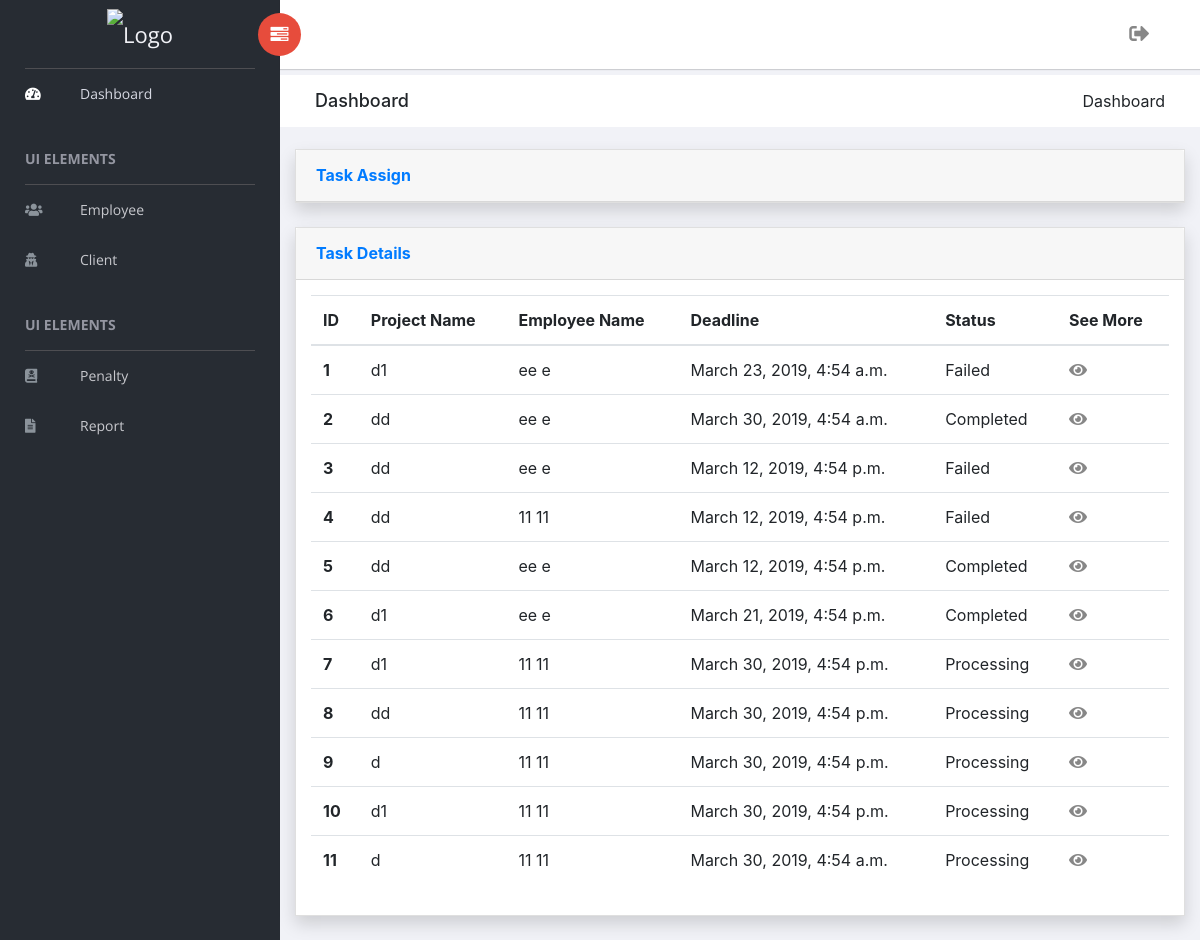
/pm/task/add (signed in), run on an earlier commit of the app's database.
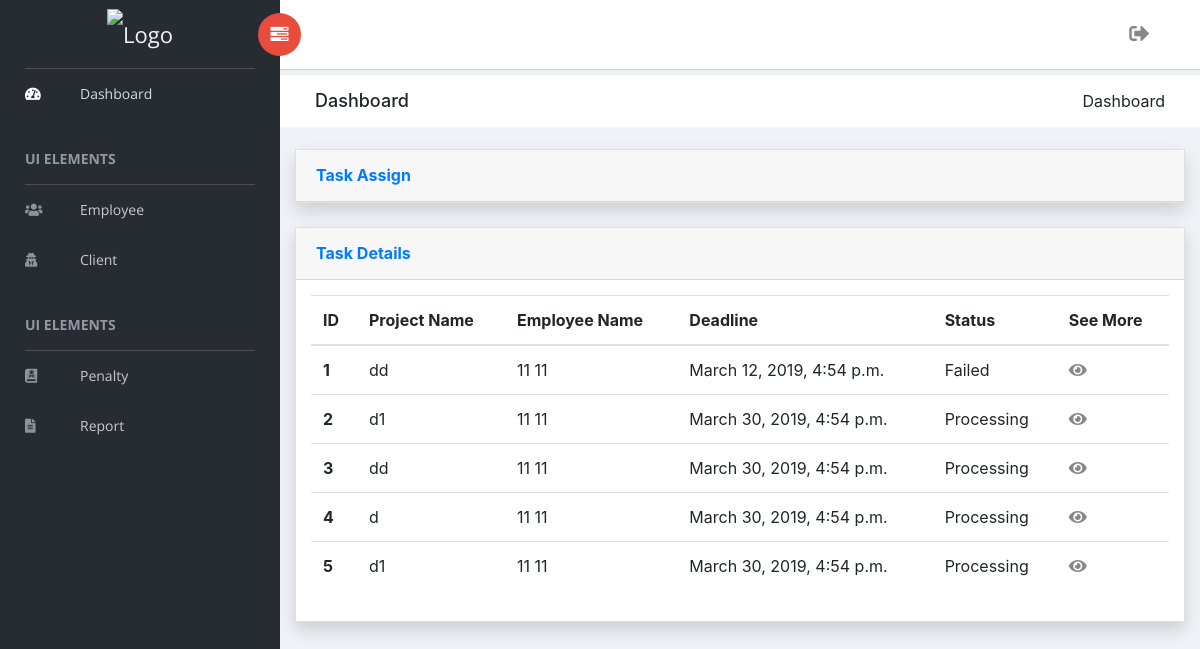
And on a later commit of the database.
### project_manager/models.py (models this page shows, shortened)
class TaskAssign(models.Model):
    STATUS = (
        ('1', 'Completed'),
        ('2', 'Processing'),
        ('3', 'Failed'),
    )
    project         = models.ForeignKey(Project, on_delete=models.CASCADE)
    employee        = models.ForeignKey(Employee, on_delete=models.CASCADE)
    bugs            = models.ManyToManyField(Bug)
    description     = models.CharField(max_length=500)
    deadline        = models.DateTimeField()
    status          = models.CharField(max_length=1, choices=STATUS, default='2')
    updated         = models.DateField(auto_now=True)
    request_id      = models.CharField(max_length=5, blank=True)

class Project(models.Model):
    STATUS = (
        ('1', 'Completed'),
        ('2', 'In Progress'),
    )
    client          = models.ForeignKey(Client, on_delete=models.CASCADE)
    name            = models.CharField(max_length=50)
    description     = models.CharField(max_length=500, blank=True)
    possible_bugs   = models.ManyToManyField(Bug)
    cost            = models.IntegerField()
    deadline        = models.DateTimeField(auto_now=False, auto_now_add=False)
    status          = models.CharField(max_length=1, choices=STATUS, default='2')
    order_at        = models.DateTimeField(auto_now_add=True)

class Employee(models.Model):
    STATUS = (
        ('1', 'Married'),
        ('2', 'Unmarried'),
    )
    employee_id          = models.CharField(max_length=50)
    change_password      = models.CharField(max_length=50)
    first_name           = models.CharField(max_length=50)
    last_name            = models.CharField(max_length=50)
    phone_number         = models.CharField(max_length=15)
    email                = models.EmailField()
    present_address      = models.CharField(max_length=200)
    permanent_address    = models.CharField(max_length=200)
    nid                  = models.IntegerField()
    dob                  = models.DateField(auto_now=False, auto_now_add=False)
    designation          = models.CharField(max_length=50)
    skill                = models.CharField(max_length=50)
    marital_status       = models.CharField(max_length=1, choices=STATUS, default='2')

### authentication/decorators.py (the view)
        def wrap(request, *args, **kwargs):
            request.role = str(request.user.groups.all()[0])
            if request.role in allowed_roles:
                return view_func(request, *args, **kwargs)
            else:
                raise PermissionDenied

### project_manager/views.py (called while the page is built, shortened)
@login_required(login_url='login')
@has_access(allowed_roles=['superuser', 'admin'])
def task_add(request):
    success_message, error_message = None, None
    projects  = Project.objects.filter(status=2)[::-1]
    employees = Employee.objects.all()
    tasks     = TaskAssign.objects.all()
    bugs      = Bug.objects.all()
    context = {
        'projects'        : projects,
        'employees'       : employees,
        'tasks'           : tasks,
        'exclude_employee': _5_tasked_employee(),
        'exclude_bugs'    : task_assigned(),
        'success_message' : success_message,
        'error_message'   : error_message,
    }
    return render(request, 'project_manager/task_add.html', context)

def _5_tasked_employee():
    count = 0
    id_list = []     # 5 tasked employees id
    employees = Employee.objects.all()
    tasks = TaskAssign.objects.filter(status='2')
    for employee in employees:
        for task in tasks:
            if employee.id == task.employee.id:
                count += 1
        if count==5:
            id_list.append(employee.id)
        count = 0
    return id_list

### project_manager/templates/project_manager/task_add.html (shortened to what this page needs)
{% extends 'project_manager/base.html' %}
{% load static %}
{% block content %}
<div class="breadcrumbs">
    <div class="col-sm-4">
        <div class="page-header float-left">
            <div class="page-title">
                <h1>Dashboard</h1>
            </div>
        </div>
    </div>
    <div class="col-sm-8">
        <div class="page-header float-right">
            <div class="page-title">
                <ol class="breadcrumb text-right">
                    <li class="active">Dashboard</li>
                </ol>
            </div>
        </div>
    </div>
</div>
<div class="col-lg-12">
  <div class="card shadow mb-4">
    <a href="#collapseCardExample" class="d-block card-header py-3" data-toggle="collapse" role="button" aria-expanded="true" aria-controls="collapseCardExample">
      <h6 class="m-0 font-weight-bold text-primary">Task Assign</h6>
    </a>
  </div>
</div>
<div class="col-lg-12">
  <div class="card shadow mb-4">
    <a href="#collapseCardExample" class="d-block card-header py-3" data-toggle="collapse" role="button" aria-expanded="true" aria-controls="collapseCardExample">
      <h6 class="m-0 font-weight-bold text-primary">Task Details</h6>
    </a>
    <div class="collapse show" id="collapseCardExample">
      <div class="card-body">
        <table class="table table-hover">
          <thead>
            <tr>
              <th scope="col">ID</th>
              <th scope="col">Project Name</th>
              <th scope="col">Employee Name</th>
              <th scope="col">Deadline</th>
              <th scope="col">Status</th>
              <th scope="col">See More</th>
            </tr>
          </thead>
          <tbody>
            {% for task in tasks %}
            <tr>
              <th scope="row">{{ forloop.counter }}</th>
              <td>{{ task.project.name }}</td>
              <td>{{ task.employee.first_name }} {{ task.employee.last_name }}</td>
              <td>{{ task.deadline }}</td>
              <td>{{ task.get_status_display }}</td>
              <td><a href="{% url 'pm_task_details' task.id %}"><i class="fas fa-eye"></i></a></td>
            </tr>
            {% endfor %}
          </tbody>
        </table>
      </div>
    </div>
  </div>
</div>
{% endblock %}

What changed in the data, as far as the page shows it:
removed TaskAssign: project.name "d1", employee.first_name "ee", employee.last_name "e", deadline "March 23, 2019, 4:54 a.m.", status "Failed"
removed TaskAssign: project.name "dd", employee.first_name "ee", employee.last_name "e", deadline "March 30, 2019, 4:54 a.m.", status "Completed"
removed TaskAssign: project.name "dd", employee.first_name "ee", employee.last_name "e", deadline "March 12, 2019, 4:54 p.m.", status "Failed"
removed TaskAssign: project.name "dd", employee.first_name "ee", employee.last_name "e", deadline "March 12, 2019, 4:54 p.m.", status "Completed"
removed TaskAssign: project.name "d1", employee.first_name "ee", employee.last_name "e", deadline "March 21, 2019, 4:54 p.m.", status "Completed"
removed TaskAssign: project.name "d", employee.first_name "11", employee.last_name "11", deadline "March 30, 2019, 4:54 a.m.", status "Processing"
